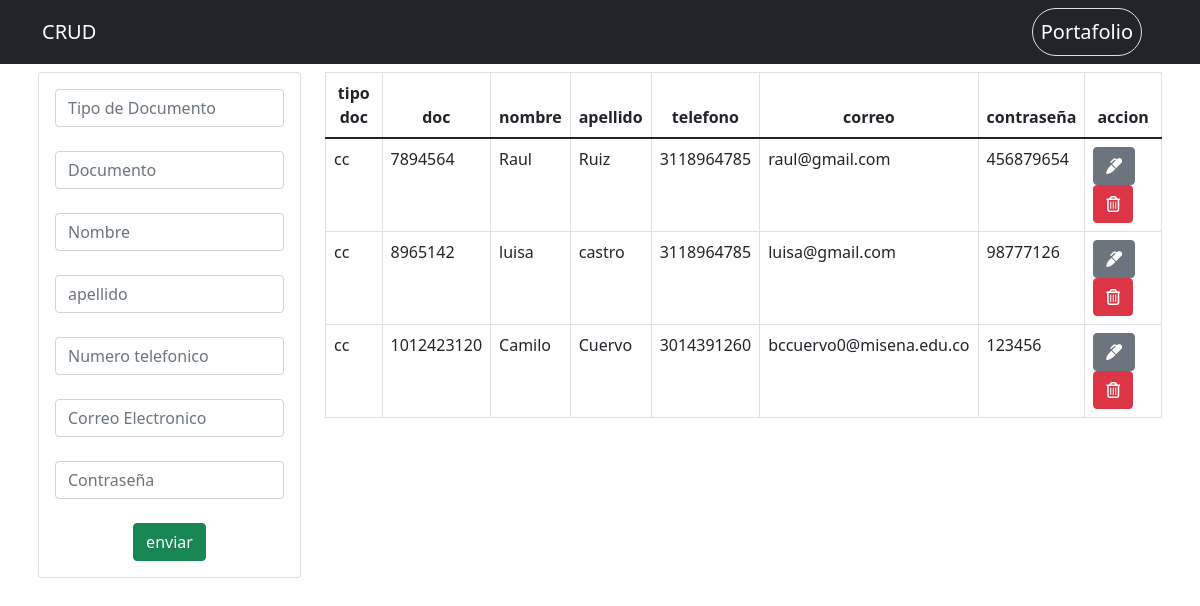
/PortafolioCamiloC/crud/index.php, run on the app's committed database.
### tables this page shows
CREATE TABLE `persona` (
  `codPersona` int(15) NOT NULL,
  `tipodoc` varchar(200) NOT NULL,
  `Id_persona` varchar(200) NOT NULL,
  `Nombre` varchar(200) NOT NULL,
  `Apellido` varchar(200) NOT NULL,
  `Telefono` varchar(200) NOT NULL,
  `Correo` varchar(200) NOT NULL,
  `Contraseña` varchar(200) NOT NULL
);

### PortafolioCamiloC/crud/index.php (the view, shortened to what this page needs)
<?php include("db.php") ?>
<?php include("includes/header.php") ?>
<div class="container p-2">
    <div class="row">
        <div class="col-md-3">
            <div class="card card-body text-center">
                <form action="save_task.php" method="POST">
                    <div class="form-group">
                        <input type="text" name="tipodoc" class="form-control" placeholder="Tipo de Documento" autofocus>
                    </div><br>
                    <div class="form-group">
                        <input type="number" name="Id_persona" class="form-control" placeholder="Documento" autofocus>
                    </div><br>
                    <div class="form-group">
                        <input type="text" name="Nombre" class="form-control" placeholder="Nombre" autofocus>
                    </div><br>
                    <div class="form-group">
                        <input type="text" name="Apellido" class="form-control" placeholder="apellido" autofocus>
                    </div><br>
                    <div class="form-group">
                        <input type="number" name="Telefono" class="form-control" placeholder="Numero telefonico" autofocus>
                    </div><br>
                    <div class="form-group">
                        <input type="email" name="Correo" class="form-control" placeholder="Correo Electronico" autofocus>
                    </div><br>
                    <div class="form-group">
                        <input type="text" name="Contraseña" class="form-control" placeholder="Contraseña" autofocus>
                    </div><br>
                    <input type="submit" class='btn btn-success btn-block ' name="save_task" value="enviar">
                </form>
            </div>
        </div>
        <div class="col-md-9 ">
            <table class="table table-bordered">
                <thead class='text-center'>
                    <tr>
                        <th>tipo doc</th>
                        <th>doc</th>
                        <th>nombre</th>
                        <th>apellido</th>
                        <th>telefono</th>
                        <th>correo</th>
                        <th>contraseña</th>
                        <th>accion</th>
                    </tr>
                </thead>
                <tbody>
                    <?php
                        $query = "SELECT * FROM persona";
                        $result_tasks = mysqli_query($conn, $query);
                        while($row = mysqli_fetch_array($result_tasks)) {
                            ?>
                    <tr>
                        <td>
                            <?php echo $row['tipodoc'] ?>
                        </td>
                        <td>
                            <?php echo $row['Id_persona'] ?>
                        </td>
                        <td>
                            <?php echo $row['Nombre'] ?>
                        </td>
                        <td>
                            <?php echo $row['Apellido'] ?>
                        </td>
                        <td>
                            <?php echo $row['Telefono'] ?>
                        </td>
                        <td>
                            <?php echo $row['Correo'] ?>
                        </td>
                        <td>
                            <?php echo $row['Contraseña'] ?>
                        </td>
                        <td>
                            <a href="edit.php?id=<?php echo $row['codPersona'] ?>" class='btn btn-secondary'><i class="fas fa-marker"></i></a>
                            <a href="delete_task.php?id=<?php echo $row['codPersona'] ?>" class='btn btn-danger'><i class="far fa-trash-alt"></i></a>
                        </td>
                    </tr>
                    <?php  } ?>
                </tbody>
            </table>
        </div>
    </div>
</div>
<?php include("includes/footer.php") ?>

### PortafolioCamiloC/crud/includes/header.php (shortened to what this page needs)
<!DOCTYPE html>
<html lang="en">
<head>
    <link rel="stylesheet" href="assets/style.css">
    <link href="https://cdn.jsdelivr.net/npm/bootstrap@5.1.3/dist/css/bootstrap.min.css" rel="stylesheet">
    <link rel="stylesheet" href="https://cdnjs.cloudflare.com/ajax/libs/font-awesome/6.0.0-beta2/css/all.min.css">
</head>
<body>
    <nav class="navbar sticky-top navbar-dark bg-dark">
        <div class="container">
            <a href="index.php" class="navbar-brand">CRUD</a>
            <a href="../../PortafolioCamiloC/index.php" class="navbar-brand efecto border rounded-pill p-2">Portafolio</a>
        </div>
    </nav>

### PortafolioCamiloC/crud/includes/footer.php (shortened to what this page needs)
</body>
</html>

### data on the page
persona: tipodoc "cc", Id_persona "7894564", Nombre "Raul", Apellido "Ruiz", Telefono "3118964785", Correo "raul@gmail.com", Contraseña "456879654"
persona: tipodoc "cc", Id_persona "8965142", Nombre "luisa", Apellido "castro", Telefono "3118964785", Correo "luisa@gmail.com", Contraseña "98777126"
persona: tipodoc "cc", Id_persona "1012423120", Nombre "Camilo", Apellido "Cuervo", Telefono "3014391260", Correo "bccuervo0@misena.edu.co", Contraseña "123456"
